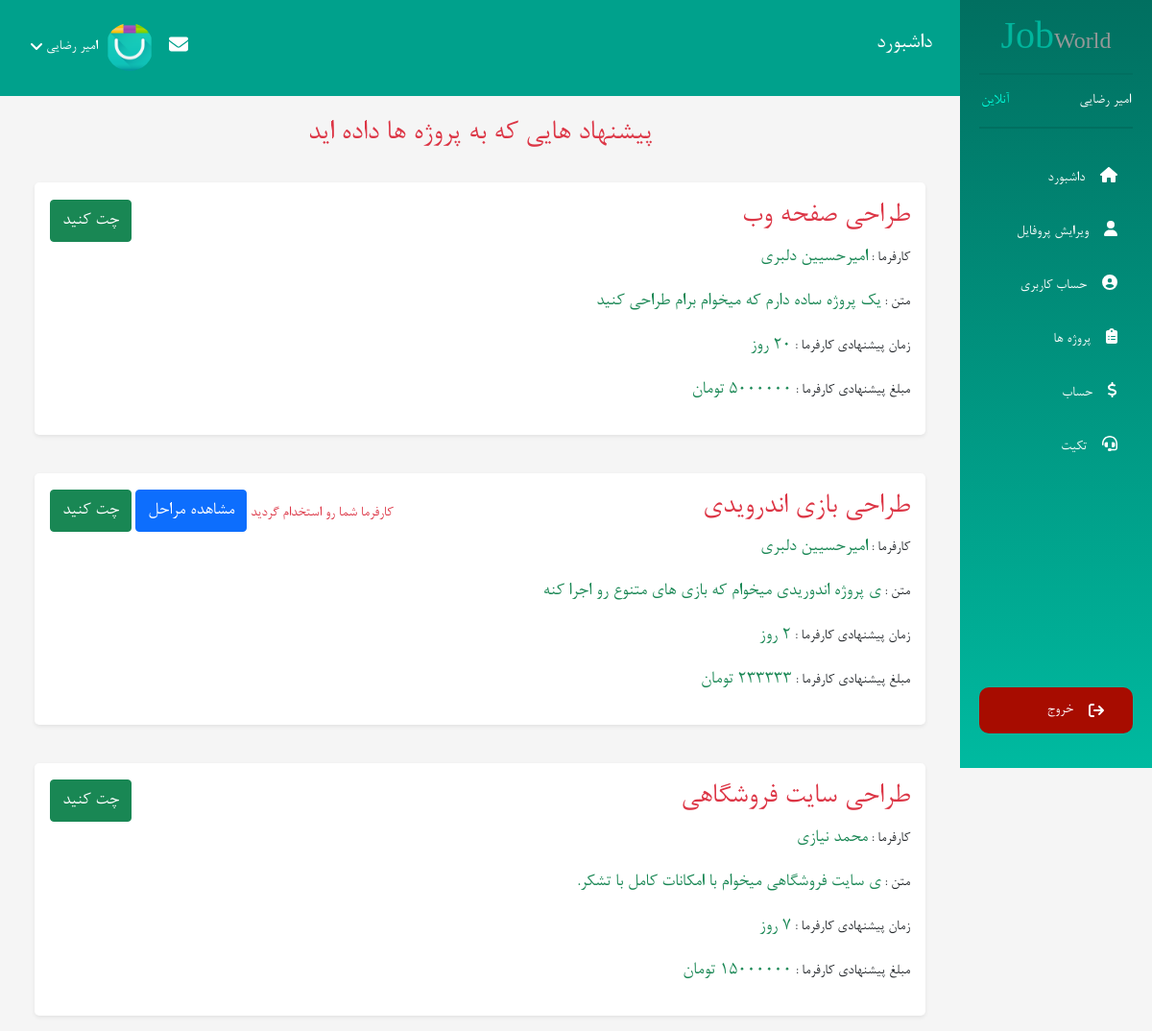
/jobWorld/panel/messages (signed in), run on the app's committed database.
### tables this page shows
CREATE TABLE `users` (
  `id` int(10) UNSIGNED NOT NULL,
  `email` varchar(255) NOT NULL,
  `username` varchar(255) NOT NULL,
  `first_name` varchar(255) NOT NULL,
  `last_name` varchar(255) NOT NULL,
  `phone_number` varchar(15) NOT NULL,
  `city` varchar(120) DEFAULT NULL,
  `about` text DEFAULT NULL,
  `expertise_title` varchar(255) DEFAULT NULL,
  `number_shaba` varchar(255) DEFAULT NULL,
  `account_balance` int(11) NOT NULL DEFAULT 0,
  `remember_tokens` varchar(255) DEFAULT NULL,
  `password` text NOT NULL,
  `permission` enum('admin','user') NOT NULL DEFAULT 'user',
  `activity_user` enum('freelancer','employer') NOT NULL DEFAULT 'freelancer',
  `image` text DEFAULT NULL,
  `verify_token` text DEFAULT NULL,
  `is_active` tinyint(4) NOT NULL DEFAULT 0 COMMENT 'enable => 1 , desable => 0',
  `forgot_token` text DEFAULT NULL,
  `forgot_token_expire` text DEFAULT NULL,
  `created_at` datetime NOT NULL,
  `updated_at` datetime DEFAULT NULL
);

CREATE TABLE `suggestion_project` (
  `id` int(10) UNSIGNED NOT NULL,
  `pirce` int(11) NOT NULL,
  `guaranteed_expertise` int(11) NOT NULL,
  `deadline_work` int(11) NOT NULL,
  `description` text NOT NULL,
  `file` text DEFAULT NULL,
  `project_id` int(11) UNSIGNED NOT NULL,
  `user_id` int(11) UNSIGNED NOT NULL,
  `created_at` datetime NOT NULL,
  `updated_at` datetime DEFAULT NULL
);

CREATE TABLE `projects` (
  `id` int(10) UNSIGNED NOT NULL,
  `title` varchar(255) NOT NULL,
  `budget` decimal(11,0) NOT NULL,
  `suggested_time` int(10) UNSIGNED NOT NULL,
  `time_expire` int(11) NOT NULL,
  `description` text NOT NULL,
  `tags` varchar(255) DEFAULT NULL,
  `status` tinyint(4) NOT NULL DEFAULT 1 COMMENT '1 => open, 2 => completed , 3 => assigned',
  `image` text DEFAULT NULL,
  `freelancer_id` int(11) NOT NULL,
  `user_id` int(10) UNSIGNED NOT NULL,
  `cat_id` int(10) UNSIGNED NOT NULL,
  `file` text DEFAULT NULL,
  `created_at` datetime NOT NULL,
  `updated_at` datetime DEFAULT NULL
);

### activites/User/User.php (called while the page is built, shortened)
<?php
class User
{
    public function messages()
    {
        $db = new Database();
        $user = $db->select("SELECT * FROM users WHERE id=?", $_SESSION['user'][0])->fetch();
        $messageSuggestionsFreelancers = $db->select("SELECT suggestion_project.* ,suggestion_project.description as descriptionsuggestion , suggestion_project.user_id as fullNameFreelancer ,suggestion_project.project_id as suggestionid ,suggestion_project.user_id as userid , projects.* , projects.user_id as project_userid , users.* FROM suggestion_project LEFT JOIN projects ON suggestion_project.project_id = projects.id LEFT JOIN users ON projects.user_id = users.id where suggestion_project.user_id=?", $_SESSION['user'][0])->fetchAll();
        $project = $db->select('SELECT * FROM projects WHERE status=3 AND freelancer_id=?', $_SESSION['user'][0])->fetch();
        require_once(BASE_PATH . '/tamplate/User/messages.php');
    }
}

### index.php (called while the page is built, shortened)
<?php
function uri($reservedUrl, $class, $method, $requestMethod = 'GET')
{
    $currentUrl = explode('?', currentUrl())[0];
    $currentUrl =  str_replace(CURRENT_DOMAIN, '', $currentUrl);
    $currentUrl = trim($currentUrl, '/');
    $currentUrlArray = explode('/', $currentUrl);
    $currentUrlArray = array_filter($currentUrlArray);
    $reservedUrl = trim($reservedUrl, '/');
    $reservedUrlArray = explode('/', $reservedUrl);
    $reservedUrlArray = array_filter($reservedUrlArray);
    if (sizeof($currentUrlArray) != sizeof($reservedUrlArray) || methodFiled() != $requestMethod) {
        return false;
    }
    $parameters = [];
    for ($key = 0; $key < sizeof($currentUrlArray); $key++) {
        if ($reservedUrlArray[$key][0] == '{' && $reservedUrlArray[$key][strlen($reservedUrlArray[$key]) - 1] == "}") {
            array_push($parameters, $currentUrlArray[$key]);
        } else if ($reservedUrlArray[$key] !== $currentUrlArray[$key]) {
            return false;
        }
    }
    $object = new $class;
    call_user_func_array(array($object, $method), $parameters);
    exit();
}
require_once('activites/User/User.php');
require_once('database/Database.php');
function protocol()
{
    return stripos($_SERVER['SERVER_PROTOCOL'], 'https') === true ? 'https://' : 'http://';
}
function currentDomain()
{
    return protocol() . $_SERVER['HTTP_HOST'];
}
function asset($src)
{
    return trim(CURRENT_DOMAIN, '/ ') . '/' . trim($src, '/ ');
}
function url($url)
{
    return trim(CURRENT_DOMAIN, '/ ') . '/' . trim($url, '/ ');
}
function currentUrl()
{
    return trim(currentDomain(), '/ ') . $_SERVER['REQUEST_URI'];
}
function methodFiled()
{
    return $_SERVER['REQUEST_METHOD'];
}
uri('panel/messages', 'User\User', 'messages');

### database/Database.php (called while the page is built, shortened)
<?php
class Database
{
    private $connection;
    private $dbHost = DB_HOST;
    private $dbUsername = DB_USERNAME;
    private $dbPassword = DB_PASSWORD;
    private $dbName = DB_NAME;
    private $options = array(PDO::ATTR_ERRMODE => PDO::ERRMODE_EXCEPTION, PDO::ATTR_DEFAULT_FETCH_MODE => PDO::FETCH_ASSOC, PDO::MYSQL_ATTR_INIT_COMMAND => 'SET NAMES utf8');
    public function __construct()
    {
        try {
            $this->connection = new PDO('mysql:host=' . $this->dbHost . ';dbname=' . $this->dbName, $this->dbUsername, $this->dbPassword, $this->options);
        } catch (PDOException $e) {
            echo 'error -> ' . $e->getMessage();
            exit();
        }
    }
    public function select($sql, $values = null)
    {
        try {
            $stmt = $this->connection->prepare($sql);
            if ($values == null) {
                $stmt->execute();
            } else {
                $stmt->execute([$values]);
            }
            return $stmt;
        } catch (PDOException $e) {
            echo 'error -> ' . $e->getMessage();
            return false;
        }
    }
}

### tamplate/User/messages.php (the view, shortened to what this page needs)
<?php require_once(BASE_PATH . '/tamplate/User/layouts/header.php') ?>
<section class="user-account">
    <div class="row w-100 m-auto mt-5 p-0">
        <div class="col-xl-10 col-md-8 col-lg-8 me-auto mt-5">
            <div class="container">
                <?php if ($user['activity_user'] === 'freelancer') { ?>
                    <h2 class="text-center mt-4 text-danger">پیشنهاد هایی که به پروژه ها داده اید</h2>
                    <div class="row">
                        <?php if ($messageSuggestionsFreelancers) {
                            foreach ($messageSuggestionsFreelancers as $messageSuggestion) {
                        ?>
                                <div class="col-lg-12">
                                    <div class="bg-white p-3 mt-4 mb-3 rounded-3 shadow-sm">
                                        <div>
                                            <div class="d-flex justify-content-between align-items-center">
                                                <h2 class="text-danger"><?= $messageSuggestion['title'] ?></h2>
                                                <div>
                                                    <?php if ($project) {
                                                        if ($project['id'] == $messageSuggestion['project_id']) {
                                                    ?>
                                                            <div class="d-inline">
                                                                <span class="text-danger">کارفرما شما رو استخدام گردید</span>
                                                                <a href="<?= url('panel/milestones/' . $messageSuggestion['suggestionid'] . '/user/' . $messageSuggestion['project_userid']) ?>" class="btn btn-primary fs-5">مشاهده مراحل</a>
                                                            </div>
                                                    <?php }
                                                    } ?>
                                                    <a href="<?= url('panel/message-detils/' . $messageSuggestion['suggestionid'] . '/user/' . $messageSuggestion['project_userid']) ?>" class="btn btn-success fs-5">
                                                        چت کنید
                                                    </a>
                                                </div>
                                            </div>
                                            <div>
                                                <p>کارفرما : <span class="text-success fs-5"><?= $messageSuggestion['first_name'] . ' ' .  $messageSuggestion['last_name'] ?></span></p>
                                                <p>متن : <span class="text-success fs-5"><?= $messageSuggestion['description'] ?></span></p>
                                                <p>زمان پیشنهادی کارفرما : <span class="text-success fs-5"><?= $messageSuggestion['suggested_time'] ?> روز</span></span></p>
                                                <p>مبلغ پیشنهادی کارفرما : <span class="text-success fs-5"><?= $messageSuggestion['budget'] ?> تومان</span></p>
                                            </div>
                                        </div>
                                    </div>
                                </div>
                        <?php  }
                        } ?>
                    </div>
                <?php } ?>
            </div>
        </div>
</section>
<?php require_once(BASE_PATH . '/tamplate/User/layouts/footer.php') ?>

### tamplate/User/layouts/header.php (shortened to what this page needs)
<!DOCTYPE html>
<html lang="en">
<head>
    <link rel="stylesheet" href="<?= asset('public/css/all.min.css') ?>">
    <link rel="stylesheet" href="<?= asset('public/css/bootstrap.min.css') ?>">
    <link rel="stylesheet" href="<?= asset('public/css/user-panel.css') ?>">
    <link rel="stylesheet" href="<?= asset('public/css/responsive.css') ?>">
    <link rel="stylesheet" href="<?= asset('public/jalalidatepicker/persian-datepicker.min.css') ?>">
</head>
<body style="background-color: whitesmoke;">
    <nav class="navbar navbar-collapse p-0">
        <div class="row w-100 m-0">
            <div class="col-xl-2 col-md-4 col-lg-4 p-0 fixed-top">
                <div class="user-panel-sidebar  flex-column vh-100 d-none d-md-flex ">
                    <div class="logo">
                        <h3 class="text-center">Job<span>World</span></h3>
                    </div>
                    <div class="user-status d-flex  justify-content-between align-items-center">
                        <span class="text-white"><?= $user['first_name'] . ' ' . $user['last_name'] ?></span>
                        <span>آنلاین</span>
                    </div>
                    <div class="menu mt-4">
                        <ul class="list-unstyled pe-0">
                            <li class="nav-item"><a href=" <?= url('panel') ?>" class="nav-link text-white"><i
                                        class="fa fa-home ms-3"></i>داشبورد</a></li>
                            <li class="nav-item"><a href="<?= url('panel/account') ?>" class="nav-link text-white"><i
                                        class="fa fa-user ms-3"></i>ویرایش پروفایل</a></li>
                            <li class="nav-item"><a href="<?= url('panel/edit-profile') ?>"
                                    class="nav-link text-white"><i class="fa fa-user-circle ms-3"></i>حساب کاربری</a>
                            </li>
                            <?php if ($user['activity_user'] === 'freelancer') { ?>
                                <li class="nav-item"><a href="<?= url('show-projects') ?>" class="nav-link text-white"><i
                                            class="fa fa-clipboard-list ms-3"></i>پروژه ها</a></li>
                            <?php } ?>
                            <li class="nav-item"><a
                                    href="<?= url('panel/balance') ?>" class="nav-link text-white"><i
                                        class="fa fa-dollar ms-3"></i>حساب</a></li>
                            <li class="nav-item"><a
                                    href="<?= url('panel/ticket') ?>" class="nav-link text-white"><i
                                        class="fa fa-headset ms-3"></i>تکیت</a></li>
                        </ul>
                    </div>
                    <div class="btn-exit text-center d-flex align-items-end h-100 justify-content-center">
                        <ul class="list-unstyled pe-0 w-100">
                            <li class="nav-item ">
                                <a href="<?= url('logout/') ?>" class="nav-link d-flex align-items-center text-white"><i
                                        class="fa fa-sign-out ms-3"></i>خروج </a>
                            </li>
                        </ul>
                    </div>
                </div>
            </div>
            <div class="col-xl-10 col-md-8 col-lg-8 fixed-top me-auto nav-main p-0">
                <div class="row d-flex justify-content-between align-items-center mt-4">
                    <div class="col-2 col-sm-2 col-md-2">
                        <div class="title-nav d-none d-md-block">
                            <h4 class="text-white">داشبورد</h4>
                        </div>
                    </div>
                    <div class="col-6 col-sm-6 col-md-6 ms-4">
                        <div class="men-user d-flex align-items-center justify-content-end position-relative ">
                            <div class="message-notifiaction px-3 d-flex">
                                <a href="<?= url('panel/messages') ?>" class="text-white" data-bs-toggle="tooltip" data-bs-placement="bottom"
                                    title="پیام ها"><i class="fa fa-envelope fa-lg"></i></a>
                            </div>
                            <img src="<?= (asset($user['image']) ? asset($user['image']) : asset("/public/images/users/user.png")) ?>"
                                class="img-fluid rounded-circle" alt="" width="20">
                            <a class="list-info-show px-2 text-decoration-none text-white d-flex align-items-center"><?= $user['first_name'] . ' ' . $user['last_name'] ?><i
                                    class="fa fa-angle-down me-1"></i></a>
                        </div>
                    </div>
                </div>
            </div>
        </div>
    </nav>

### public/css/user-panel.css (style rules this page uses)
* { direction: rtl; box-sizing: border-box; font-family: 'b-nazanin'; list-style-type: none; text-decoration: none; text-align: right; box-shadow: none !important; outline: none !important; }
.user-panel-sidebar { background: linear-gradient(#016F60, #00BAA0); padding: 20px; }
.user-panel-sidebar .logo h3 { color: #01B49C; font-size: 2.5rem; }
.user-panel-sidebar .logo span { font-size: 1.5rem; color: #959898; }
.user-status { border-top: 2px solid #016F60; border-bottom: 2px solid #016F60; padding: 15px 2px; }
.user-status span:nth-child(2) { color: #00FEDB !important; }
.menu ul li { padding: 8px 0; }
.btn-exit a { border-radius: 10px; -webkit-border-radius: 10px; -moz-border-radius: 10px; -ms-border-radius: 10px; -o-border-radius: 10px; background-color: #A70C00; padding: 12px 30px; transition: all 0.3s ease-in-out; -webkit-transition: all 0.3s ease-in-out; -moz-transition: all 0.3s ease-in-out; -ms-transition: all 0.3s ease-in-out; -o-transition: all 0.3s ease-in-out; }
.nav-main { height: 100px !important; background-color: #00a18c; }
.men-user { cursor: pointer; }
.men-user img { width: 50px; }
.title-nav { margin-right: 20%; }
.user-account { z-index: 1 !important; }

### data on the page
users: first_name "امیر", last_name "رضایی", image (picture)
suggestion_project: project.title "طراحی صفحه وب", users.first_name "امیرحسیین", users.last_name "دلبری", project.description "یک پروژه ساده دارم که میخوام برام طراحی کنید", project.suggested_time "20"
suggestion_project: project.title "طراحی بازی اندرویدی", users.first_name "امیرحسیین", users.last_name "دلبری", project.description "ی پروژه اندوریدی میخوام که بازی های متنوع رو اجرا کنه", project.suggested_time "2", project.budget "233333"
suggestion_project: project.title "طراحی سایت فروشگاهی", users.first_name "محمد", users.last_name "نیازی", project.description "ی سایت فروشگاهی میخوام با امکانات کامل با تشکر.", project.suggested_time "7", project.budget "15000000"
